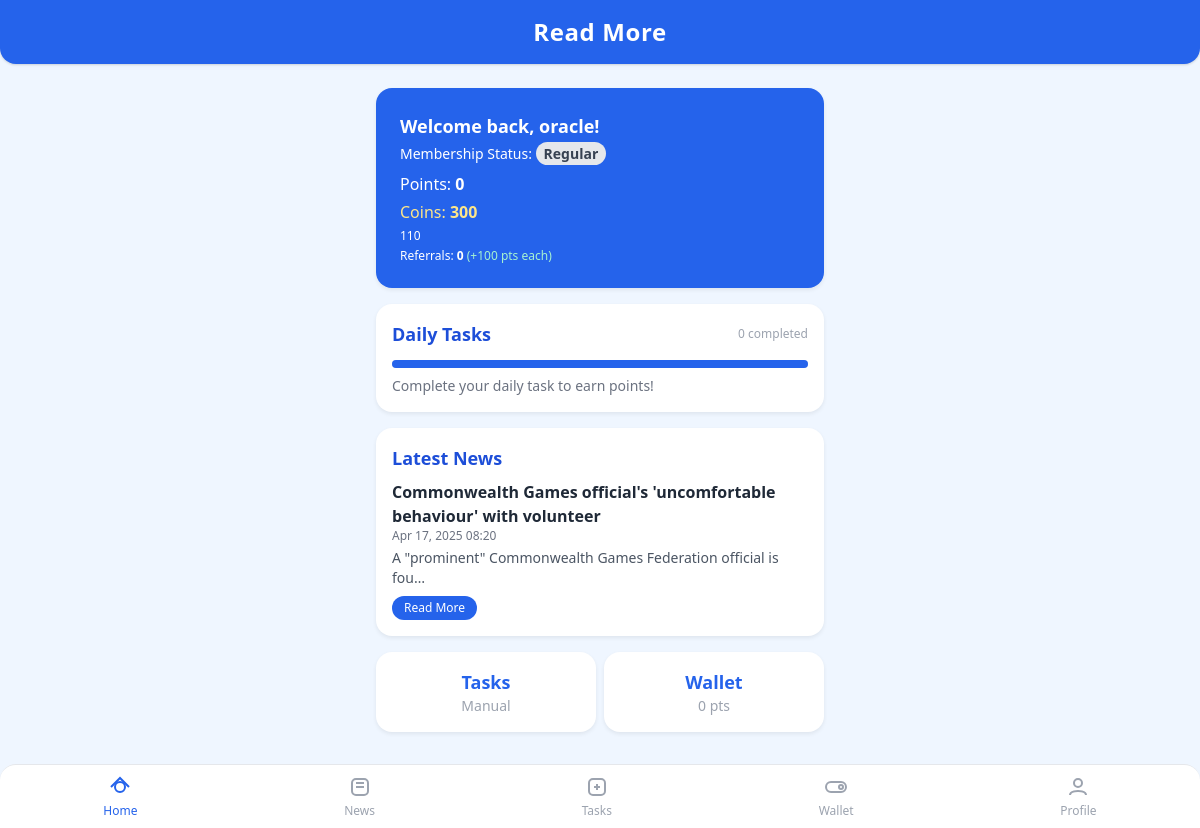
Page /dashboard/ (signed in) on the earlier database version.
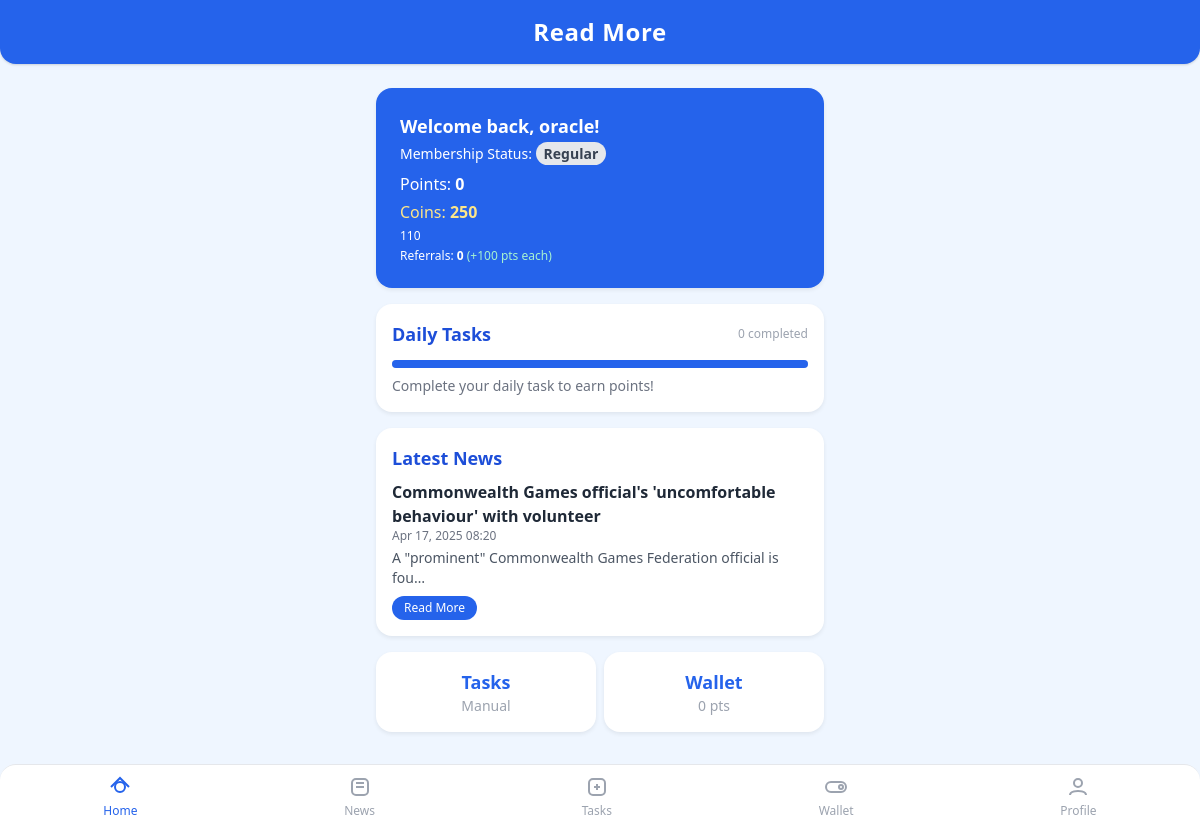
Same page on the later database version.
### news/models.py (models this page shows, shortened)
class UserProfile(models.Model):
    user = models.OneToOneField(User, on_delete=models.CASCADE)
    wallet_address = models.CharField(max_length=255, blank=True, null=True)
    balance = models.PositiveIntegerField(default=0)
    is_activated = models.BooleanField(default=False)
    followed_twitter = models.BooleanField(default=False)
    joined_telegram = models.BooleanField(default=False)
    subscribed_youtube = models.BooleanField(default=False)
    referred_count = models.PositiveIntegerField(default=0)
    referral_code = models.CharField(max_length=32, unique=True, blank=True, null=True)
    referred_by = models.CharField(max_length=32, blank=True, null=True)
    is_premium = models.BooleanField(default=False, help_text="Premium members earn double points.")
    coin_balance = models.PositiveIntegerField(default=0, help_text="User's coin balance.")

### news/views.py (the view)
# urls.py: path('dashboard/', views.dashboard, name='dashboard'),
@login_required
def dashboard(request):
    user_profile, created = UserProfile.objects.get_or_create(user=request.user)
    articles_read = ReadHistory.objects.filter(user=request.user).count()
    tasks_completed = TaskCompletion.objects.filter(user=request.user).count()
    from .models import NewsArticle
    latest_article = NewsArticle.objects.order_by('-published_at').first()
    context = {
        'user_profile': user_profile,
        'articles_read': articles_read,
        'tasks_completed': tasks_completed,
        'latest_article': latest_article,
        'is_premium': user_profile.is_premium,
    }
    return render(request, 'dashboard.html', context)

### templates/dashboard.html (shortened to what this page needs)
{% extends 'base.html' %}
{% block content %}
<div class="max-w-md mx-auto mt-6">
  <div class="bg-blue-600 rounded-2xl p-6 mb-4 shadow card">
    <div class="flex flex-col">
      <span class="text-white text-lg font-semibold">Welcome back, {{ user.username }}!</span>
      <span class="text-white text-sm mt-1">
        Membership Status:
        {% if is_premium %}
          <span class="bg-yellow-400 text-yellow-900 px-2 py-0.5 rounded-full font-bold">Premium</span>
        {% else %}
          <span class="bg-gray-200 text-gray-700 px-2 py-0.5 rounded-full font-semibold">Regular</span>
        {% endif %}
      </span>
      <span class="text-white text-base mt-2">Points: <span class="font-bold">{{ user_profile.balance|default:0 }}</span></span>
      <span class="text-yellow-200 text-base mt-1">Coins: <span class="font-bold">{{ user_profile.coin_balance|default:0 }}</span></span>
      <span class="text-white text-xs mt-1">{{ user_profile.wallet_address|default:'Not connected' }}</span>
      <span class="text-white text-xs mt-1">Referrals: <span class="font-bold">{{ user_profile.referred_count|default:0 }}</span> <span class="text-green-200">(+100 pts each)</span></span>
    </div>
  </div>
  <div class="space-y-4">
    <div class="bg-white rounded-xl shadow card p-4 flex flex-col">
      <div class="flex items-center justify-between">
        <span class="text-blue-700 font-bold text-lg">Daily Tasks</span>
        <span class="text-xs text-gray-400">{{ tasks_completed }} completed</span>
      </div>
      <div class="w-full bg-gray-200 rounded-full h-2 mt-3 mb-2">
        <div class="bg-blue-600 h-2 rounded-full" style="width:{{ tasks_completed|default:0|divisibleby:5|yesno:'100,60' }}%"></div>
      </div>
      <span class="text-gray-500 text-sm">Complete your daily task to earn points!</span>
    </div>
    <div class="bg-white rounded-xl shadow card p-4">
      <span class="text-blue-700 font-bold text-lg">Latest News</span>
      <div class="mt-2">
        <span class="text-gray-800 font-semibold">{{ latest_article.title|default:'No news yet.' }}</span>
        <p class="text-gray-500 text-xs">{{ latest_article.published_at|date:'M d, Y H:i' }}</p>
        <p class="text-gray-600 text-sm mt-1">{{ latest_article.summary|truncatechars:60 }}</p>
        <a href="/news/" class="inline-block mt-2 bg-blue-600 text-white px-3 py-1 rounded-full text-xs">Read More</a>
      </div>
    </div>
    <div class="flex space-x-2">
      <a href="/manual-tasks/" class="flex-1 bg-white rounded-xl shadow card p-4 flex flex-col items-center">
        <span class="text-blue-600 font-bold text-lg">Tasks</span>
        <span class="text-gray-400 text-sm">Manual</span>
      </a>
      <a href="/wallet/" class="flex-1 bg-white rounded-xl shadow card p-4 flex flex-col items-center">
        <span class="text-blue-600 font-bold text-lg">Wallet</span>
        <span class="text-gray-400 text-sm">{{ user_profile.balance|default:0 }} pts</span>
      </a>
    </div>
  </div>
</div>
{% endblock %}

Differences in the rows shown:
changed UserProfile: coin_balance "300" → "250"
